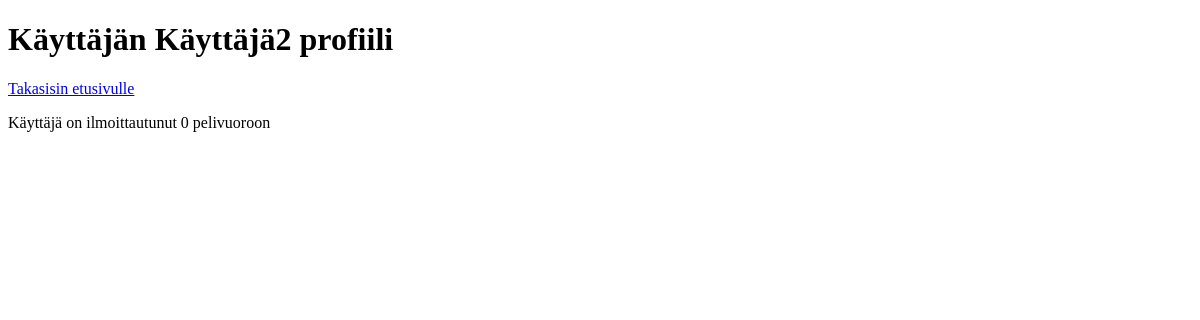
/user/4, run on an earlier commit of the app's database.
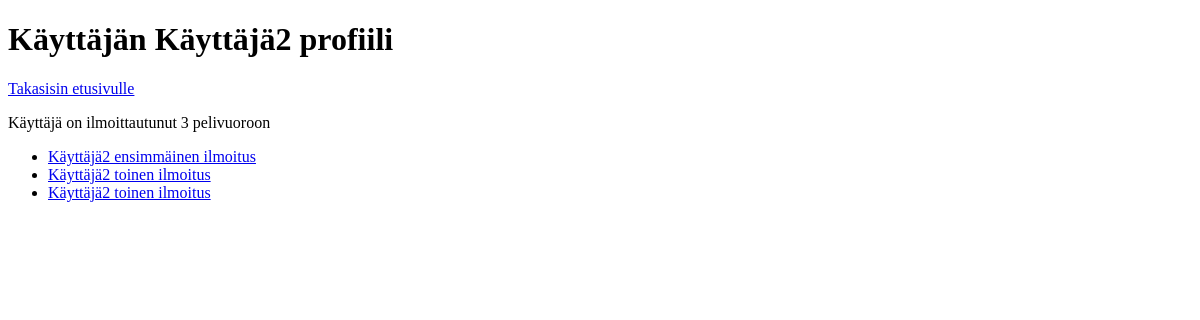
And on a later commit of the database.
### tables this page shows
CREATE TABLE signings (id INTEGER PRIMARY KEY, user_id INTEGER REFERENCES users, notice_id REFERENCES notices);

CREATE TABLE notices (id INTEGER PRIMARY KEY, title TEXT, content TEXT, user_id INTEGER REFERENCES users);

### app.py (the view)
@app.route("/user/<int:user_id>")
def show_user(user_id):
    user = users.get_user(user_id)
    if not user:
        abort(404)
    signings = users.get_signings(user_id)
    return render_template("user.html", user=user, signings=signings)

### db.py (called while the page is built)
def get_db_connection():
    connection = sqlite3.connect('database.db')
    connection.row_factory = sqlite3.Row
    return connection

### users.py (called while the page is built)
def get_user(user_id):
    connection = get_db_connection()
    cursor = connection.cursor()
    sql = "SELECT username FROM users WHERE id = ?"
    search = cursor.execute(sql, [user_id])
    result = search.fetchall()[0]
    return result if result else None

def get_signings(user_id):
    connection = get_db_connection()
    cursor = connection.cursor()
    sql = """SELECT s.id,
                    s.notice_id,
                    s.user_id,
                    n.title notice_title
             FROM notices n, signings s
             WHERE n.id = s.notice_id AND n.user_id <> s.user_id AND
                   n.user_id = ?"""
    search = cursor.execute(sql, [user_id])
    results = search.fetchall()
    return results

### templates/user.html (shortened to what this page needs)
<!DOCTYPE html>
<html>
<head>
</head>
<body>
  <h1>Käyttäjän {{ user.username }} profiili</h1> <a href="/">Takasisin etusivulle</a>
  <p>
    Käyttäjä on ilmoittautunut {{ signings | count }} pelivuoroon
  </p>
  <ul>
  {% for signing in signings %}
    <li>
      <a href="/notice/{{ signing.notice_id }}#{{ signing.id }}">
        {{ signing.notice_title }}
      </a>
    </li>
  {% endfor %}
  </ul>

What changed in the data, as far as the page shows it:
added signings: notice_title "Käyttäjä2 ensimmäinen ilmoitus"
added signings: notice_title "Käyttäjä2 toinen ilmoitus"
added signings: notice_title "Käyttäjä2 toinen ilmoitus"
Also different on the page:
{{ signings | count }}: "0" → "3"
